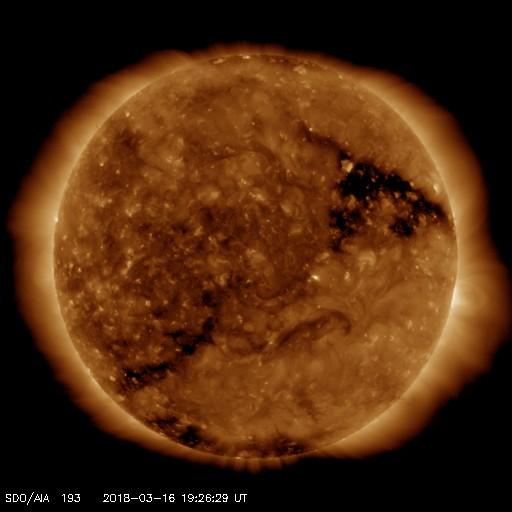
#> input picture Coronal Hole Suite/latest_512_0193.jpg, 512 x 512 px, found by its file name
$ python main.py
#> lines starting #> are read from the running program, lines starting #| are printed output that depends on the picture; after the words box and inside, x2 and y2 are one past the last pixel; in counts of white or black regions, pixels touching at a corner belong together
### Coronal Hole Suite/parse_solar_image.py
# -*- coding: utf-8 -*-
# Solar Image Parser v0.1
# Designed to process an EUV image from a live URL
# to display probably coronal hole locations.
# uses the OpenCV library and based on the work of Rotter, Veronig, Temmer & Vrsnak
# http://oh.geof.unizg.hr/SOLSTEL/images/dissemination/papers/Rotter2015_SoPh290_arxiv.pdf

import cv2
import numpy as np
#import urllib.request
import datetime
from decimal import Decimal, getcontext

getcontext().prec = 6

def image_read(file_name):
#> called with file_name = 'sun.jpg'
    img = cv2.imread(file_name)
#> img is the input picture: shape (512, 512, 3); mean B, G, R 13.2, 41, 78.4
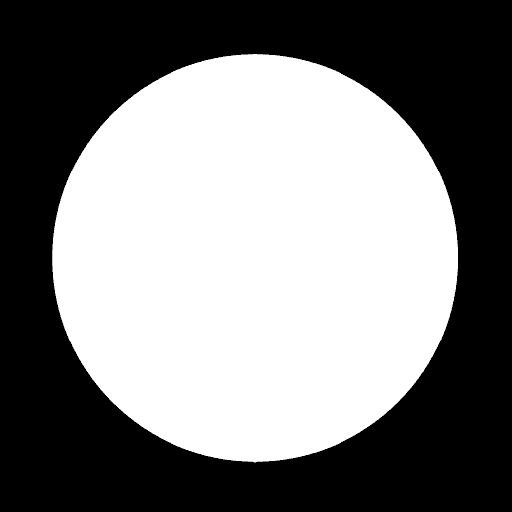
#> input picture Coronal Hole Suite/mask_full.bmp, 512 x 512 px
#> in make_mask, mask is the input picture: shape (512, 512); min 0, max 255, mean 126.2
#> call 2 of make_mask, with mask_filepath = 'mask1.bmp'
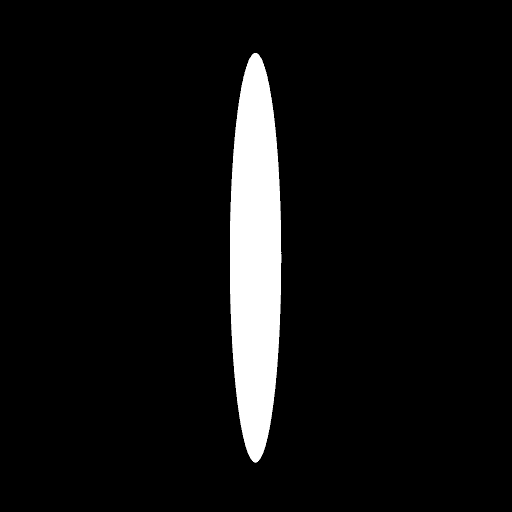
#> input picture Coronal Hole Suite/mask1.bmp, 512 x 512 px
#> in make_mask, mask is the input picture: shape (512, 512); min 0, max 255, mean 16.1
    return img

def image_write(file_name, image_name):
    cv2.imwrite(file_name, image_name)


def get_utc_time():
    # returns a STRING of the current UTC time
    time_now = str(datetime.datetime.utcnow().strftime("%Y-%m-%d %H:%M:%S"))
    return time_now

def calc_histo(image_to_process):
    hist = cv2.calcHist([image_to_process], [0], None, [256], [0, 256])
    print(hist)

def greyscale_img(image_to_process):
    # converting an Image to grey scale...
    greyimg = cv2.cvtColor(image_to_process, cv2.COLOR_BGR2GRAY)
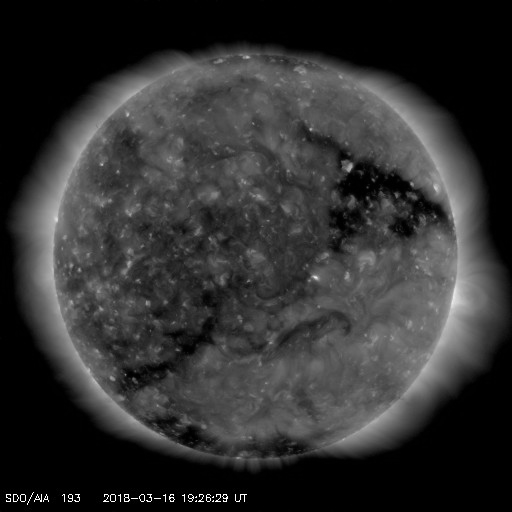
#> greyimg: shape (512, 512); min 0, max 255, mean 49
    return greyimg

def threshold_img(image_to_process):
    # Identify dark coronal hole areas from the solar surface...
    # This is crude at the moment, but it basically works
    # We will probabbly want to check the histogram for the image to define this
    # correctly. See original paper.
    ret, outputimg = cv2.threshold(image_to_process, 15,255, cv2.THRESH_BINARY)
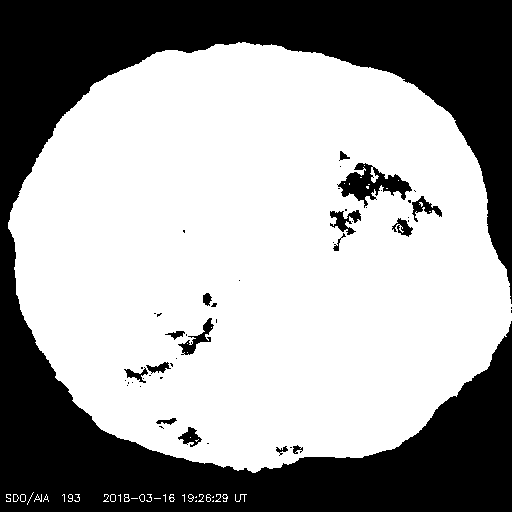
#> outputimg: shape (512, 512); 62.9% white; 50 black regions (34 under 20 px), largest, box (x1, y1, x2, y2) and area: (0, 0, 512, 512) 93602, (337, 163, 412, 208) 1394, (178, 318, 214, 355) 384
    return outputimg

def erode_dilate_img(image_to_process):
   # Erode and Dilate the image to clear up noise
    # Erosion will trim away pixels (noise)
    # dilation puffs out edges
    kernel = np.ones((5,5),np.uint8)
    outputimg = cv2.erode(image_to_process,kernel,iterations = 2)
#> outputimg: shape (512, 512); 56.9% white; 9 black regions, largest, box (x1, y1, x2, y2) and area: (0, 0, 512, 512) 102150, (326, 147, 446, 255) 6021, (120, 314, 221, 391) 2784
    outputimg = cv2.dilate(outputimg,kernel,iterations = 1)
#> outputimg: shape (512, 512); 59.6% white; 10 black regions, largest, box (x1, y1, x2, y2) and area: (0, 0, 512, 512) 98310, (328, 161, 444, 253) 4414, (122, 316, 219, 389) 1956
    return outputimg

def mask_img(image_to_process, maskname):
    # Mask off the blowout due to the corona
    outputimg = cv2.bitwise_and(image_to_process, image_to_process, mask = maskname)
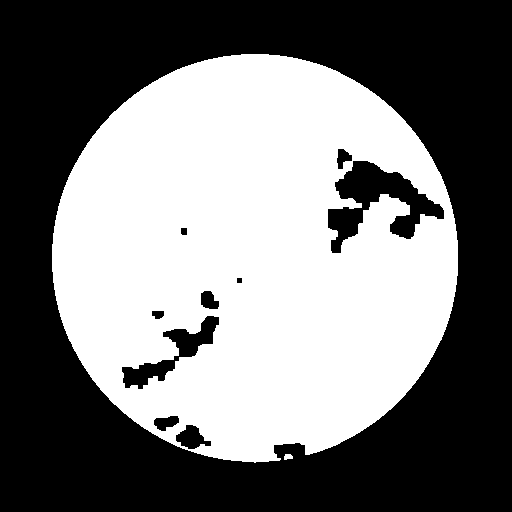
#> outputimg: shape (512, 512); 46.5% white; 2 white regions, box (x1, y1, x2, y2) and area: (52, 54, 458, 463) 121900, (284, 454, 293, 460) 43
    return outputimg

def count_pixels(part_img, whole_img):
    # compare the ratio of pixels between two images to derive
    # the area occupied by coronal holes
    total_pixels = cv2.countNonZero(whole_img)
    remainder_pixels = cv2.countNonZero(part_img)
    coverage = 1 - (Decimal(remainder_pixels) / Decimal(total_pixels))
    return coverage

def make_mask(mask_filepath):
    mask = cv2.imread(mask_filepath, 0)
    return mask

def add_img_logo(image_name):
    label = 'DunedinAurora.NZ Coronal Hole Map'
    label2 = get_utc_time()
    cv2.putText(image_name, label, (10,482), cv2.FONT_HERSHEY_SIMPLEX, 0.5,(250,250,250), 1 );
    cv2.putText(image_name, label2, (10,498), cv2.FONT_HERSHEY_SIMPLEX, 0.5,(250,250,250), 1 );
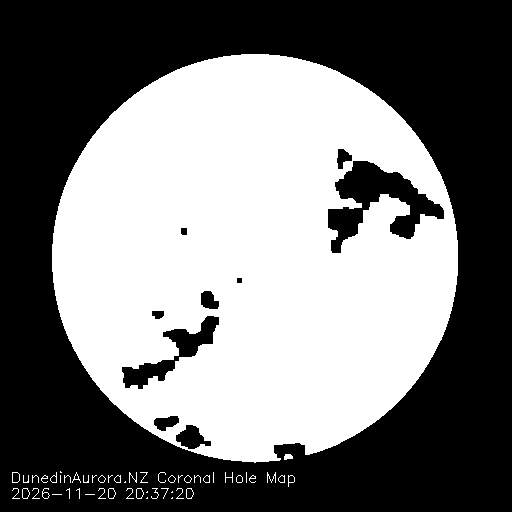
#> image_name: shape (512, 512); min 0, max 255, mean 119.5
#    cv2.imwrite('disc_full.bmp', image_name)
    return image_name

### Coronal Hole Suite/parse_discovr_data.py
import requests
from decimal import Decimal, getcontext
import time
import datetime
import logging

# setup error logging
# logging levels in order of severity:
# DEBUG
# INFO
# WARNING
# ERROR
# CRITICAL
errorloglevel = logging.DEBUG
logging.basicConfig(filename="errors.log", format='%(asctime)s %(message)s', level=errorloglevel)

getcontext().prec = 6
NULL = "null"

# #################################################################################
# Gets json data.
# #################################################################################
def get_json():
    # DISCOVR satellite data in JSON format
    # first is the header values, then the data values:
    # ["time_tag","density","speed","temperature"]
    # ["2018-03-19 02:05:00.000","6.35","573.4","330513"]
    try:
        url = "http://services.swpc.noaa.gov/products/solar-wind/plasma-2-hour.json"
        response = requests.get(url)
        discovr_data = response.json()  # requests has built in json
    except:
#        time_now = str(datetime.datetime.utcnow().strftime("%Y-%m-%d %H:%M:%S"))
        discovr_data = "no_data"

    return discovr_data


# [73 lines left out: functions parse_json_convert_time, parse_json_prune, plasma_density, plasma_speed, utc2posix, not called in this run]


def posix2utc(timestamp):
    pass

### Coronal Hole Suite/main.py
import datetime
import parse_discovr_data as discovr
import parse_solar_image as solar
import forecast
import urllib.request
import os
import time


LOGFILE = 'log.csv'

def prune_logfile(filename):
    pass

def log_data(value_string):
    # If the logfile exists append the datapoint
    try:
        with open (LOGFILE,'a') as f:
            f.write(value_string + '\n')
            # print("Data logged ok. Array Size: " + str(len(readings)))
    except IOError:
        print("WARNING: There was a problem accessing the current logfile: " + LOGFILE)

def get_utc_time():
    # returns a STRING of the current UTC time
    time_now = str(datetime.datetime.utcnow().strftime("%Y-%m-%d %H:%M:%S"))
    return time_now


 # #################################################################################
 # B E G I N   M A I N   H E R E
 # #################################################################################
if __name__ == '__main__':
    while True:
        # set up the logfile if it does not exist
        try:
            if not os.path.isfile(LOGFILE):
                log_data("UTC time, percent CH on Meridian, Wind speed, Particle density")
        except:
            print("Unable to create new log file")

        # prune the logfile if it too long.

        try:
            # open an image
            # https://sdo.gsfc.nasa.gov/assets/img/latest/latest_512_0193.jpg
            URL = 'https://sdo.gsfc.nasa.gov/assets/img/latest/latest_512_0193.jpg'

            with urllib.request.urlopen(URL) as url:
                with open('sun.jpg', 'wb') as f:
                    f.write(url.read())

            img = solar.image_read('sun.jpg')


            #current UTC time
            nowtime = get_utc_time()

            # when saved in paint, a 16bit bmp seems ok
            mask1 = solar.make_mask('mask_full.bmp')
            mask2 = solar.make_mask('mask1.bmp')

        #        # print mask parameters for debugging purposes.
        #        print(str(mask1.dtype) + " " + str(mask1.shape))
        #        print(str(mask2.dtype) + " " + str(mask2.shape))

            # Process the image to get B+W coronal hole image
            outputimg = solar.greyscale_img(img)
            outputimg = solar.threshold_img(outputimg)
            outputimg = solar.erode_dilate_img(outputimg)

            # save out the masked images
            try:
                # Full disk image
                outputimg1 = solar.mask_img(outputimg, mask1)
                solar.add_img_logo(outputimg1)
                solar.image_write('disc_full.bmp', outputimg1)
            except:
                print("Unable to write image")

            try:
                # Meridian Segment
                outputimg2 = solar.mask_img(outputimg, mask2)
#> in mask_img (call 2), `outputimg = cv2.bitwise_and(image_to_process, image_to_process, mask =..`:
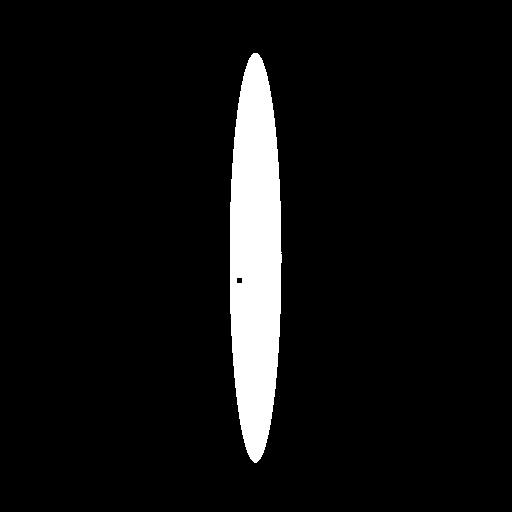
#> outputimg: shape (512, 512); 6.4% white; 1 white region, box (x1, y1, x2, y2) and area: (230, 53, 282, 463) 16657
                solar.image_write('disc_segment.bmp', outputimg2)
            except:
                print("Unable to write image")

        except:
            # URL access has malfunctioned??
            print("Unable to open URL")

        # Calculate the area occupied by coronal holes
        coverage = solar.count_pixels(outputimg2, mask2)
#> in count_pixels, `total_pixels = cv2.countNonZero(whole_img)`: total_pixels = 16682
#> in count_pixels, `remainder_pixels = cv2.countNonZero(part_img)`: remainder_pixels = 16657

        # #################################################################################
        # Get the DISCOVR solar wind data (speed and density)
        # We do need to check that data is timely!! Naive implementation at the moment
        # #################################################################################

        try:
            # get the data
#> (the run stopped early here; a loop or call above may not have finished)
